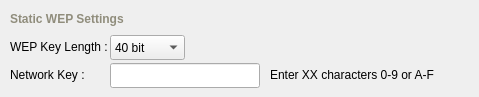
            <widget class="QWidget" name="widgetStackWirelessAuthenticationStaticWEPPage" >
             <widget class="QLabel" name="headerWirelessStaticWEPSettings" >
              <property name="geometry" >
               <rect>
                <x>10</x>
                <y>10</y>
                <width>460</width>
                <height>18</height>
               </rect>
              </property>
              <property name="minimumSize" >
               <size>
                <width>460</width>
                <height>18</height>
               </size>
              </property>
              <property name="maximumSize" >
               <size>
                <width>460</width>
                <height>18</height>
               </size>
              </property>
              <property name="palette" >
               <palette>
                <active>
                 <colorrole role="WindowText" >
                  <brush brushstyle="SolidPattern" >
                   <color alpha="255" >
                    <red>144</red>
                    <green>141</green>
                    <blue>124</blue>
                   </color>
                  </brush>
                 </colorrole>
                </active>
                <inactive>
                 <colorrole role="WindowText" >
                  <brush brushstyle="SolidPattern" >
                   <color alpha="255" >
                    <red>144</red>
                    <green>141</green>
                    <blue>124</blue>
                   </color>
                  </brush>
                 </colorrole>
                </inactive>
                <disabled>
                 <colorrole role="WindowText" >
                  <brush brushstyle="SolidPattern" >
                   <color alpha="255" >
                    <red>119</red>
                    <green>119</green>
                    <blue>119</blue>
                   </color>
                  </brush>
                 </colorrole>
                </disabled>
               </palette>
              </property>
              <property name="font" >
               <font>
                <pointsize>9</pointsize>
                <weight>75</weight>
                <bold>true</bold>
               </font>
              </property>
              <property name="lineWidth" >
               <number>0</number>
              </property>
              <property name="text" >
               <string>Static WEP Settings</string>
              </property>
              <property name="alignment" >
               <set>Qt::AlignLeading|Qt::AlignLeft|Qt::AlignVCenter</set>
              </property>
              <property name="margin" >
               <number>0</number>
              </property>
              <property name="indent" >
               <number>0</number>
              </property>
             </widget>
             <widget class="QLabel" name="labelWirelessNetworkKey" >
              <property name="geometry" >
               <rect>
                <x>10</x>
                <y>66</y>
                <width>100</width>
                <height>18</height>
               </rect>
              </property>
              <property name="minimumSize" >
               <size>
                <width>100</width>
                <height>18</height>
               </size>
              </property>
              <property name="maximumSize" >
               <size>
                <width>100</width>
                <height>18</height>
               </size>
              </property>
              <property name="palette" >
               <palette>
                <active>
                 <colorrole role="WindowText" >
                  <brush brushstyle="SolidPattern" >
                   <color alpha="255" >
                    <red>0</red>
                    <green>0</green>
                    <blue>0</blue>
                   </color>
                  </brush>
                 </colorrole>
                </active>
                <inactive>
                 <colorrole role="WindowText" >
                  <brush brushstyle="SolidPattern" >
                   <color alpha="255" >
                    <red>0</red>
                    <green>0</green>
                    <blue>0</blue>
                   </color>
                  </brush>
                 </colorrole>
                </inactive>
                <disabled>
                 <colorrole role="WindowText" >
                  <brush brushstyle="SolidPattern" >
                   <color alpha="255" >
                    <red>119</red>
                    <green>119</green>
                    <blue>119</blue>
                   </color>
                  </brush>
                 </colorrole>
                </disabled>
               </palette>
              </property>
              <property name="lineWidth" >
               <number>0</number>
              </property>
              <property name="text" >
               <string>Network Key :</string>
              </property>
              <property name="indent" >
               <number>0</number>
              </property>
             </widget>
             <widget class="QLabel" name="labelComboWEPKeyLength" >
              <property name="geometry" >
               <rect>
                <x>10</x>
                <y>38</y>
                <width>100</width>
                <height>18</height>
               </rect>
              </property>
              <property name="minimumSize" >
               <size>
                <width>100</width>
                <height>18</height>
               </size>
              </property>
              <property name="maximumSize" >
               <size>
                <width>100</width>
                <height>18</height>
               </size>
              </property>
              <property name="palette" >
               <palette>
                <active>
                 <colorrole role="WindowText" >
                  <brush brushstyle="SolidPattern" >
                   <color alpha="255" >
                    <red>0</red>
                    <green>0</green>
                    <blue>0</blue>
                   </color>
                  </brush>
                 </colorrole>
                </active>
                <inactive>
                 <colorrole role="WindowText" >
                  <brush brushstyle="SolidPattern" >
                   <color alpha="255" >
                    <red>0</red>
                    <green>0</green>
                    <blue>0</blue>
                   </color>
                  </brush>
                 </colorrole>
                </inactive>
                <disabled>
                 <colorrole role="WindowText" >
                  <brush brushstyle="SolidPattern" >
                   <color alpha="255" >
                    <red>119</red>
                    <green>119</green>
                    <blue>119</blue>
                   </color>
                  </brush>
                 </colorrole>
                </disabled>
               </palette>
              </property>
              <property name="lineWidth" >
               <number>0</number>
              </property>
              <property name="text" >
               <string>WEP Key Length :</string>
              </property>
              <property name="indent" >
               <number>0</number>
              </property>
             </widget>
             <widget class="QComboBox" name="dataComboWEPKeyLength" >
              <property name="geometry" >
               <rect>
                <x>110</x>
                <y>35</y>
                <width>75</width>
                <height>25</height>
               </rect>
              </property>
              <property name="minimumSize" >
               <size>
                <width>75</width>
                <height>25</height>
               </size>
              </property>
              <property name="maximumSize" >
               <size>
                <width>75</width>
                <height>25</height>
               </size>
              </property>
              <item>
               <property name="text" >
                <string>40 bit</string>
               </property>
              </item>
              <item>
               <property name="text" >
                <string>104 bit</string>
               </property>
              </item>
             </widget>
             <widget class="QLabel" name="dataFieldHexCharacters" >
              <property name="geometry" >
               <rect>
                <x>270</x>
                <y>66</y>
                <width>180</width>
                <height>18</height>
               </rect>
              </property>
              <property name="minimumSize" >
               <size>
                <width>180</width>
                <height>18</height>
               </size>
              </property>
              <property name="maximumSize" >
               <size>
                <width>180</width>
                <height>18</height>
               </size>
              </property>
              <property name="palette" >
               <palette>
                <active>
                 <colorrole role="WindowText" >
                  <brush brushstyle="SolidPattern" >
                   <color alpha="255" >
                    <red>0</red>
                    <green>0</green>
                    <blue>0</blue>
                   </color>
                  </brush>
                 </colorrole>
                </active>
                <inactive>
                 <colorrole role="WindowText" >
                  <brush brushstyle="SolidPattern" >
                   <color alpha="255" >
                    <red>0</red>
                    <green>0</green>
                    <blue>0</blue>
                   </color>
                  </brush>
                 </colorrole>
                </inactive>
                <disabled>
                 <colorrole role="WindowText" >
                  <brush brushstyle="SolidPattern" >
                   <color alpha="255" >
                    <red>119</red>
                    <green>119</green>
                    <blue>119</blue>
                   </color>
                  </brush>
                 </colorrole>
                </disabled>
               </palette>
              </property>
              <property name="lineWidth" >
               <number>0</number>
              </property>
              <property name="text" >
               <string>Enter XX characters 0-9 or A-F</string>
              </property>
              <property name="indent" >
               <number>0</number>
              </property>
             </widget>
             <widget class="QLineEdit" name="dataFieldStaticWEPKey" >
              <property name="geometry" >
               <rect>
                <x>110</x>
                <y>63</y>
                <width>150</width>
                <height>25</height>
               </rect>
              </property>
              <property name="minimumSize" >
               <size>
                <width>150</width>
                <height>25</height>
               </size>
              </property>
              <property name="maximumSize" >
               <size>
                <width>150</width>
                <height>25</height>
               </size>
              </property>
              <property name="maxLength" >
               <number>26</number>
              </property>
             </widget>
            </widget>
